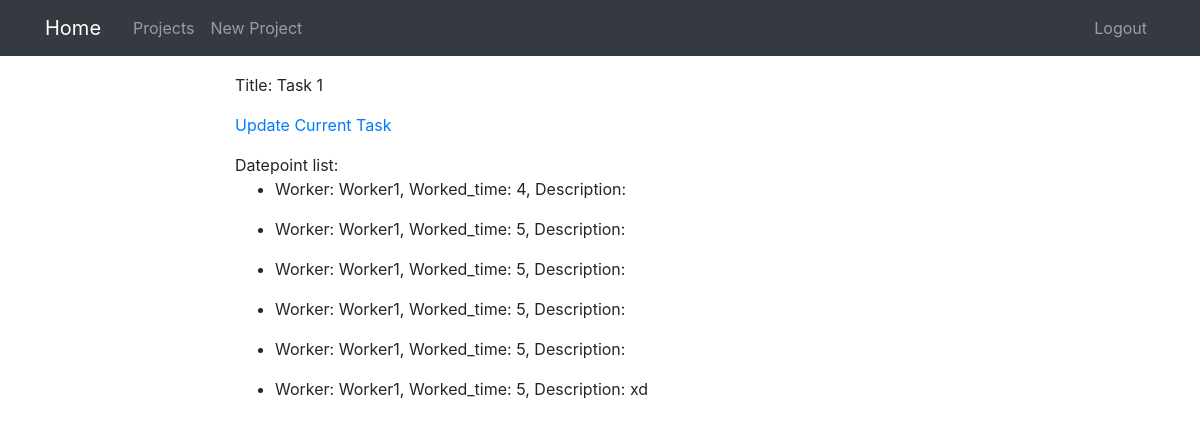
/projects/task/1/ (signed in), run on the app's committed database.
### projects/models.py (models this page shows, shortened)
class Task(models.Model):
    title = models.CharField(max_length=100)
    project = models.ForeignKey(Project, on_delete=models.CASCADE)

class DatePoint(models.Model):
    task = models.ForeignKey(Task, on_delete=models.CASCADE)
    worker = models.ForeignKey(User, on_delete=models.CASCADE)
    description = models.CharField(max_length=100, blank=True)
    worked_time = models.PositiveIntegerField()
    date_create = models.DateTimeField(auto_now=True)

### projects/views.py (the view)
# urls.py: path('projects/task/<int:pk>/', TaskDetailView.as_view(), name='task-detail'),
class TaskDetailView(PermissionRequiredMixin, UserPassesTestMixin, DetailView):
    model = Task
    def get_context_data(self, **kwargs):
        context = super().get_context_data(**kwargs)
        context['datepoint_list'] = DatePoint.objects.filter(task__id=self.kwargs['pk'])
        return context
    def test_func(self):
        return does_user_belongs_to_task(user_id=self.request.user.id,
                                         task_pk=self.kwargs['pk'])
    permission_required = 'projects.view_task'

### projects/models.py (called while the page is built)
    def __str__(self):
        return f'{self.title}, {self.description}, {self.worker}'

### projects/utils.py (called while the page is built)
def does_user_belongs_to_task(user_id, task_pk):
    user = get_object_or_404(User, id=user_id)
    if user.groups.all()[0].name == 'Worker':
        queryset = Task.objects.filter(id=task_pk, project__worker=user)
        if queryset.count() > 0:
            return True
    elif user.groups.all()[0].name == 'Manager':
        queryset = Task.objects.filter(id=task_pk, project__manager=user)
        if queryset.count() > 0:
            return True
    return False

### projects/templates/projects/task_detail.html
{% extends "projects/base.html" %}
{% block content %}
<p>Title: {{ object.title }} </p>
{% if perms.projects.change_task %}
    <p><a href="{% url 'task-update' object.id %}">Update Current Task</a></p>
{% endif %}
{% if datepoint_list %}
    Datepoint list:
{% endif %}
{% for datepoint in datepoint_list %}
<ul>
<li>Worker: {{datepoint.worker}}, Worked_time: {{ datepoint.worked_time }}, Description: {{ datepoint.description }}</li>
</ul>
{% endfor %}
{% endblock content %}

### data on the page
Task: title "Task 1"
DatePoint: worker "Worker1", worked_time "4"
DatePoint: worker "Worker1", worked_time "5"
DatePoint: worker "Worker1", worked_time "5"
DatePoint: worker "Worker1", worked_time "5"
DatePoint: worker "Worker1", worked_time "5"
DatePoint: worker "Worker1", worked_time "5", description "xd"
